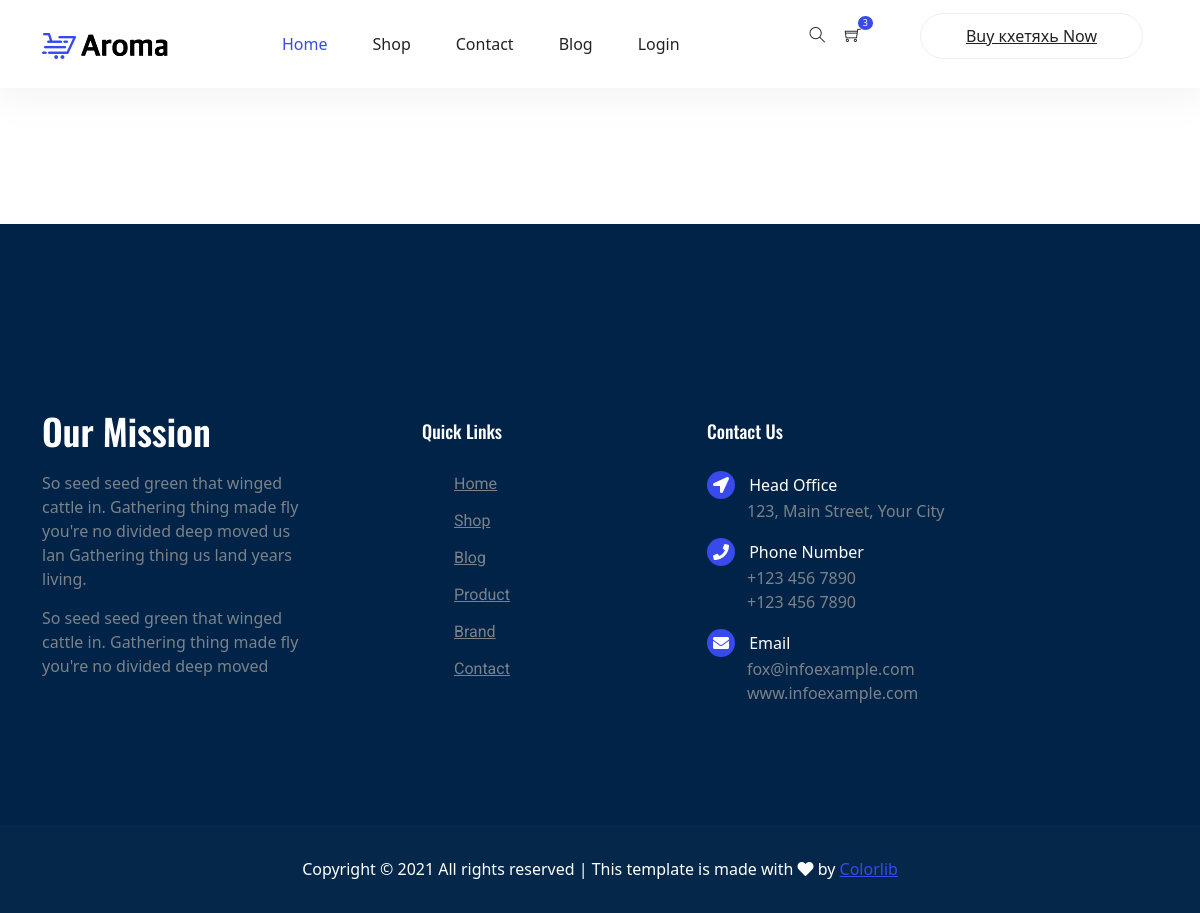
/blog, run on an earlier commit of the app's database.
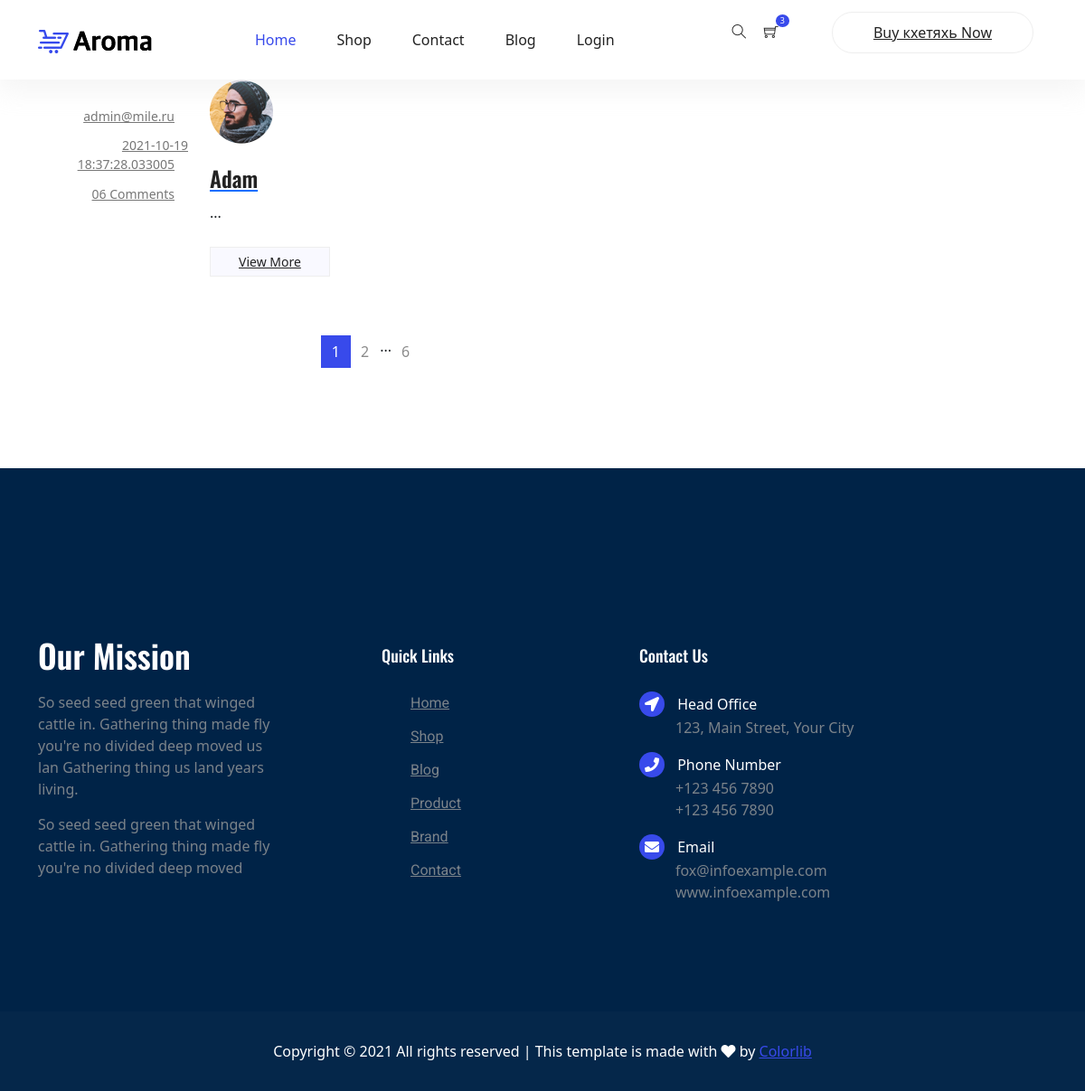
And on a later commit of the database.
### gop_shop/models.py (models this page shows, shortened)
class Post(db.Model):
    __tablename__='posts'
    id = db.Column(db.Integer(), primary_key=True)
    title = db.Column(db.String(50), nullable=False)
    content = db.Column(db.String(), nullable=False)
    data_posted = db.Column(db.DateTime, nullable=False, default=datetime.now)
    image = db.Column(db.String(), nullable=False)
    user_id = db.Column(db.Integer(), db.ForeignKey('users.id'), nullable=False)

class User(db.Model, UserMixin):
    __tablename__='users'
    id = db.Column(db.Integer(), primary_key=True)
    email = db.Column(db.String(), nullable=False, unique=True)
    password = db.Column(db.String(), nullable=False, unique=True)
    isAdmin = db.Column(db.Boolean, default=False)
    posts = db.relationship('Post', backref='author', lazy=True)
    def __repr__(self) -> str:
        return self.email

### gop_shop/routes.py (the view)
@app.route("/blog")
def blog():
    page = request.args.get('page', 1, type=int)
    posts = Post.query.order_by(Post.data_posted.desc()).paginate(page=page,  per_page=1)
    return render_template('blog.html', posts=posts)

### gop_shop/templates/blog.html
{% extends 'base.html' %}
{% block content %}
<section class="blog_area">
    <div class="container">
        <div class="row">
            <div class="col-lg-8">
                <div class="blog_left_sidebar">
                    {% for post in posts.items %}
                    <article class="row blog_item">
                        <div class="col-md-3">
                            <div class="blog_info text-right">
                                <ul class="blog_meta list">
                                    <li>
                                        <a href="#">{{ post.author }}
                                            <i class="lnr lnr-user"></i>
                                        </a>
                                    </li>
                                    <li>
                                        <a href="#">{{ post.data_posted }}
                                            <i class="lnr lnr-calendar-full"></i>
                                        </a>
                                    </li>
                                    <li>
                                        <a href="#">06 Comments
                                            <i class="lnr lnr-bubble"></i>
                                        </a>
                                    </li>
                                </ul>
                            </div>
                        </div>
                        <div class="col-md-9">
                            <div class="blog_post">
                                <img src="{{ url_for('static', filename='img/blog/' + post.image) }}" alt="">
                                <div class="blog_details">
                                    <a href="single-blog.html">
                                        <h2>{{ post.title }}</h2>
                                    </a>
                                    <p>{{ post.content [300] }}...</p>
                                    <a class="button button-blog"
                                        href="{{  url_for('post_detail', post_id=post.id) }}">View More</a>
                                </div>
                            </div>
                        </div>
                    </article>
                    {% endfor %}
                    <nav class="blog-pagination justify-content-center d-flex">
                        <ul class="pagination">
                            {% for page_num in posts.iter_pages(left_edge=1, right_edge=1, left_current=1,
                            right_current=2) %}
                            {% if page_num %}
                            {% if page_num == posts.page %}
                            <li class="page-item active">
                            <a href="{{ url_for('blog', page=page_num) }}" class="page-link">{{ page_num }}</a>
                            </li>
                            {% else %}
                            <li class="page-item">
                            <a href="{{ url_for('blog', page=page_num) }}" class="page-link">{{ page_num }}</a>
                            </li>
                            {% endif %}
                            {% else %}
                            ...
                            {% endif %}
                            {% endfor %}
                        </ul>
                    </nav>
                </div>
            </div>
        </div>
    </div>
</section>
{% endblock %}

### gop_shop/templates/base.html (shortened to what this page needs)
<!DOCTYPE html>
<html lang="en">
<head>
    <link rel="stylesheet" href="{{ url_for('static', filename='vendors/bootstrap/bootstrap.min.css') }}">
    <link rel="stylesheet" href="{{ url_for('static', filename='vendors/fontawesome/css/all.min.css') }}">
    <link rel="stylesheet" href="{{ url_for('static', filename='vendors/themify-icons/themify-icons.css') }}">
    <link rel="stylesheet" href="{{ url_for('static', filename='vendors/nice-select/nice-select.css') }}">
    <link rel="stylesheet" href="{{ url_for('static', filename='vendors/owl-carousel/owl.theme.default.min.css') }}">
    <link rel="stylesheet" href="{{ url_for('static', filename='vendors/owl-carousel/owl.carousel.min.css') }}">
    <link rel="stylesheet" href="{{ url_for('static', filename='css/style.css') }}">
    <link href="https://cdn.jsdelivr.net/npm/bootstrap@5.1.2/dist/css/bootstrap.min.css" rel="stylesheet"
>
</head>
<body>
    <header class="header_area">
        <div class="main_menu">
            <nav class="navbar navbar-expand-lg navbar-light">
                <div class="container">
                    <a class="navbar-brand logo_h" href="{{ url_for('index') }}"><img
                            src="{{ url_for('static', filename='img/logo.png') }}" alt=""></a>
                    <div class="collapse navbar-collapse offset" id="navbarSupportedContent">
                        <ul class="nav navbar-nav menu_nav ml-auto mr-auto">
                            <li class="nav-item active"><a class="nav-link" href="{{ url_for('index') }}">Home</a></li>
                            <li class="nav-item submenu dropdown">
                                <a href="#" class="nav-link dropdown-toggle" data-toggle="dropdown" role="button"
                                    aria-haspopup="true" aria-expanded="false">Shop</a>
                            </li>
                            <li class="nav-item"><a class="nav-link" href="contact.html">Contact</a></li>
                            <li class="nav-item"><a class="nav-link" href="{{ url_for('blog') }}">Blog</a></li>
                            {% if current_user.is_authenticated %}
                            <li class="nav-item"><a class="nav-link" href="#">{{ current_user.email [:5] }}</a></li>
                            <li class="nav-item"><a class="nav-link" href="{{ url_for('new_post') }}">New post</a></li>
                            <li class="nav-item"><a class="nav-link" href="{{ url_for('logout') }}">Log out</a></li>
                            {% else %}
                            <li class="nav-item"><a class="nav-link" href="{{ url_for('login') }}">Login</a></li>
                            {% endif %}
                        </ul>
                        <ul class="nav-shop">
                            <li class="nav-item"><button><i class="ti-search"></i></button></li>
                            <li class="nav-item"><button><i class="ti-shopping-cart"></i><span
                                        class="nav-shop__circle">3</span></button> </li>
                            <li class="nav-item"><a class="button button-header" href="#">Buy кхетяхь Now</a></li>
                        </ul>
                    </div>
                </div>
            </nav>
        </div>
    </header>
    {% block content %}
    {% endblock %}
    <footer class="footer">
        <div class="footer-area">
            <div class="container">
                <div class="row section_gap">
                    <div class="col-lg-3 col-md-6 col-sm-6">
                        <div class="single-footer-widget tp_widgets">
                            <h4 class="footer_title large_title">Our Mission</h4>
                            <p>
                                So seed seed green that winged cattle in. Gathering thing made fly you're no
                                divided deep moved us lan Gathering thing us land years living.
                            </p>
                            <p>
                                So seed seed green that winged cattle in. Gathering thing made fly you're no divided
                                deep moved
                            </p>
                        </div>
                    </div>
                    <div class="offset-lg-1 col-lg-2 col-md-6 col-sm-6">
                        <div class="single-footer-widget tp_widgets">
                            <h4 class="footer_title">Quick Links</h4>
                            <ul class="list">
                                <li><a href="#">Home</a></li>
                                <li><a href="#">Shop</a></li>
                                <li><a href="#">Blog</a></li>
                                <li><a href="#">Product</a></li>
                                <li><a href="#">Brand</a></li>
                                <li><a href="#">Contact</a></li>
                            </ul>
                        </div>
                    </div>
                    <div class="offset-lg-1 col-lg-3 col-md-6 col-sm-6">
                        <div class="single-footer-widget tp_widgets">
                            <h4 class="footer_title">Contact Us</h4>
                            <div class="ml-40">
                                <p class="sm-head">
                                    <span class="fa fa-location-arrow"></span>
                                    Head Office
                                </p>
                                <p>123, Main Street, Your City</p>
                                <p class="sm-head">
                                    <span class="fa fa-phone"></span>
                                    Phone Number
                                </p>
                                <p>
                                    +123 456 7890 <br>
                                    +123 456 7890
                                </p>
                                <p class="sm-head">
                                    <span class="fa fa-envelope"></span>
                                    Email
                                </p>
                                <p>
                                    fox@infoexample.com <br>
                                    www.infoexample.com
                                </p>
                            </div>
                        </div>
                    </div>
                </div>
            </div>
        </div>
        <div class="footer-bottom">
            <div class="container">
                <div class="row d-flex">
                    <p class="col-lg-12 footer-text text-center">
                        Copyright &copy;
                        <script>document.write(new Date().getFullYear());</script> All rights reserved | This template
                        is made with <i class="fa fa-heart" aria-hidden="true"></i> by <a href="https://colorlib.com"
                            target="_blank">Colorlib</a>
                    </p>
                </div>
            </div>
        </div>
    </footer>
</body>
</html>

### gop_shop/static/css/style.css (style rules this page uses)
body { color:#777;font-family:"Roboto",sans-serif;font-size:15px;font-weight:400;line-height:1.667 }
ul { list-style-type:none;margin:0;padding:0 }
button { cursor:pointer }
h1,h2,h3,h4,h5,h6 { font-family:"Oswald",sans-serif;color:#222;line-height:1.1 }
h2,.h2 { font-size:36px;font-weight:600 }
h4,.h4 { font-size:20px;font-weight:400;line-height:1.3 }
a { display:inline-block }
.ml-40 { margin-left:40px }
.header_area { position:relative;width:100%;z-index:9999;transition:background 0.4s, all 0.3s linear;box-shadow:0px 10px 27px 3px rgba(221,221,221,0.3) }
.header_area .navbar { background:transparent;padding:0px;border:0px;border-radius:0px }
.header_area .navbar .nav .nav-item { margin-right:45px }
.header_area .navbar .nav .nav-item .nav-link { text-transform:capitalize;color:#222;display:inline-block }
@media (min-width: 991px) { .header_area .navbar .nav .nav-item .nav-link { padding:32px 0px } }
.header_area .navbar .nav .nav-item .nav-link:after { display:none }
.header_area .navbar .nav .nav-item:hover .nav-link,.header_area .navbar .nav .nav-item.active .nav-link { color:#384aeb }
.header_area .navbar .nav .nav-item.submenu { position:relative }
.header_area .navbar .nav .nav-item:last-child { margin-right:0px }
.nav-shop li { display:inline-block;margin-right:15px }
.nav-shop li i,.nav-shop li span { font-size:16px;color:#222 }
.nav-shop li button { padding:0;border:0;background:transparent;position:relative }
.nav-shop li button .nav-shop__circle { font-size:9px;display:inline-block;background:#384aeb;color:#fff;padding:0px 5px;border-radius:50%;position:absolute;top:-8px;right:-12px }
.nav-shop li:last-child { margin-left:40px }
.button { display:inline-block;border:1px solid #384aeb;border-radius:30px;color:#222;font-weight:500;padding:12px 50px;background:#384aeb;color:#fff;transition:all .4s ease }
.button-blog { padding:5px 31px;font-size:14px;background:#f9f9ff;border-color:#EEEEEE;border-radius:0;color:#222 }
.button-header { padding:10px 45px;background:transparent;color:#222;border-color:#EEEEEE }
.blog_item { margin-bottom:40px }
.blog_info { padding-top:30px }
.blog_info .blog_meta li a { color:#777777;vertical-align:middle;padding-bottom:10px;display:inline-block;font-size:14px }
.blog_info .blog_meta li a i { color:#222;font-size:16px;font-weight:600;padding-left:15px;line-height:20px;vertical-align:middle }
.blog_post img { max-width:100% }
.blog_details { padding-top:20px }
.blog_details h2 { font-size:24px;line-height:36px;color:#222;font-weight:600;transition:all 0.3s linear }
.blog_details p { margin-bottom:26px }
.blog-pagination { padding-top:25px;padding-bottom:95px }
.blog-pagination .page-link { border-radius:0 }
.blog-pagination .page-item { border:none }
.page-link { background:transparent;font-weight:400 }
.blog-pagination .page-item.active .page-link { background-color:#384aeb;border-color:transparent;color:#fff }
.blog-pagination .page-link { position:relative;display:block;padding:0.5rem 0.75rem;margin-left:-1px;line-height:1.25;color:#8a8a8a;border:none }
.blog-pagination .page-item:last-child .page-link,.blog-pagination .page-item:first-child .page-link { border-radius:0 }
.footer-area { background:#002347;padding:50px 0px 50px }
@media (min-width: 1000px) { .footer-area { padding:195px 0px 120px } }
.single-footer-widget p { margin-bottom:15px }
.single-footer-widget p:last-child { margin-bottom:0 }
.single-footer-widget .sm-head { color:#fff;margin-bottom:0px }
.single-footer-widget .sm-head span { position:relative;margin-left:-40px;margin-right:10px;display:inline-block;width:28px;height:28px;line-height:28px;text-align:center;background:#384aeb;color:#ffffff;border-radius:20px }
.tp_widgets .list li { margin-bottom:12px }
.tp_widgets .list li a { color:#7b838a;font-family:"Roboto",sans-serif }
.tp_widgets .list li:last-child { margin-bottom:0px }
.tp_widgets p { color:#7b838a }
.footer_title { font-size:18px;line-height:24px;font-weight:500;font-family:"Oswald",sans-serif;text-transform:capitalize;color:#fff;margin-bottom:28px }
.footer_title.large_title { font-size:36px;font-weight:600 }
.footer-bottom { background:rgba(0,35,71,0.980392);padding:32px }
.footer-bottom .footer-text { color:#fff;margin-bottom:0 }
.footer-bottom .footer-text a { color:#384aeb;opacity:1 }

What changed in the data, as far as the page shows it:
added Post: author "admin@mile.ru", data_posted "2021-10-19 18:37:28.033005", image (picture), title "Adam"
Also different on the page:
new list line: "1"
new list line: "2"
new list line: "6"
